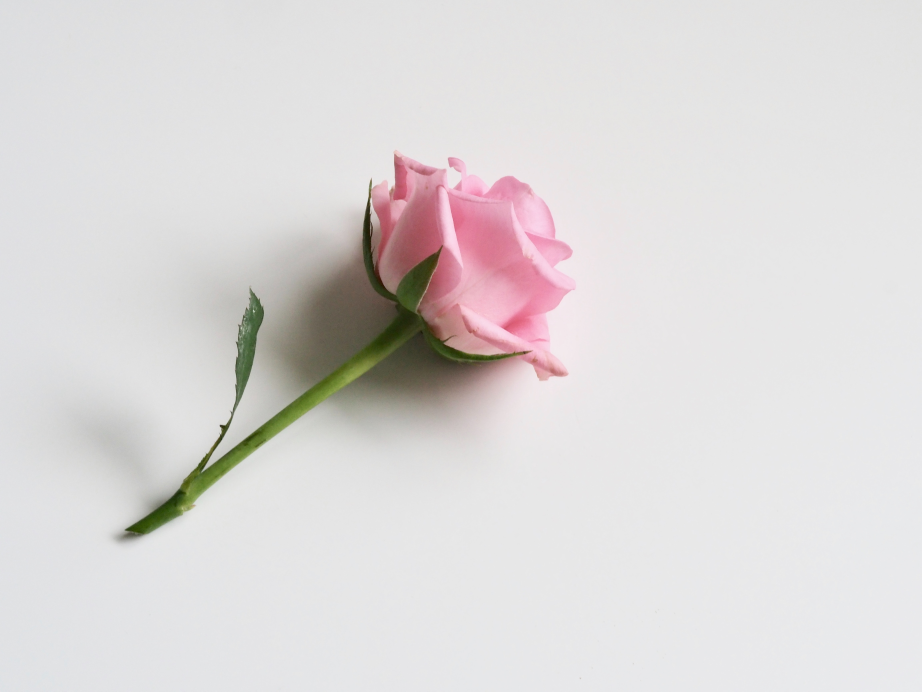
#> input picture computer_vision/images/rose.jpg, 4608 x 3456 px (shown at 1/5 size)
$ jupyter execute point_processing.ipynb
#> lines starting #> are read from the running program, lines starting #| are printed output that depends on the picture
### common/utility.py
import inspect
import matplotlib.pyplot as plt

def show_implementation(cls, section=None):
    SECTION_DELIMITER = "Section"
    found_section = False
    it = inspect.getsourcelines(cls)[0]
    print(it[0], end='')
    for line in it[1:]:
        if section is not None and section not in line and not found_section:
            continue
        found_section = True

        if SECTION_DELIMITER in line and section is not None and section not in line:
            break
        print(line, end='')

### computer_vision/module/point_process.py
import numpy as np


def normalize(img):
    return img / np.repeat(np.sum(img, axis=2)[:, :, np.newaxis], 3, axis=2)


def adjust_brightness(img, amount):
    img = img.astype(np.uint16)
    return np.clip(img + amount, 0, 255)


def adjust_contrast(img, amount):
    img = np.array(img).astype(np.float32)
    return np.clip(img * amount, 0, 255).astype(np.uint16)


def adjust_gamma(img, gamma):
    img = np.array(img).astype(np.float32)
    return np.clip(255 * (img / 255) ** gamma, 0, 255).astype(np.uint16)


def whiten(img):
    mu = np.array(img).mean()
    sigma = np.array(img).std()
    return np.clip((img-mu)/sigma * 255, 0, 255)


def hist_stretch(img):
    lo = img.min()
    hi = img.max()
    img = img.astype(np.float32)
    return np.clip((img - lo) * 255/(hi-lo), 0, 255)


def hist_eq(img):
    freqs, bins = np.histogram(img.ravel(), bins=range(
        257), range=(0, 256), density=True)

    intensity_map = {}
    pdf = 0
    for f, b in zip(freqs, bins):
        pdf += f
        intensity_map[b] = 255 * pdf

    def map_pixels(x): return round(intensity_map[x])
    map_pixels = np.vectorize(map_pixels)
    return map_pixels(img)

### computer_vision/module/utility.py
import matplotlib.pyplot as plt
import numpy as np
from matplotlib.colors import hsv_to_rgb


def show_images(*img_label_tuples, grey=True):
    if len(img_label_tuples) == 1 and type(img_label_tuples[0]) == list:
        img_label_tuples = img_label_tuples[0]

    n = len(list(img_label_tuples))
    f = plt.figure(figsize=(12.8, 9.6))

    axes = [f.add_subplot(100 + 10 * n + i) for i in range(1, n+1)]

    imgs_max = 1 if all([image.max() <= 1 for image, *
                        _ in img_label_tuples]) else 255

    for ax, (image, label, *others) in zip(axes, img_label_tuples):
        ax.title.set_text(label)
        autoscale = others[0] if len(others) > 0 else False
        vmin, vmax = (0, imgs_max) if not autoscale else (
            image.min(), image.max())
        if grey:
            ax.imshow(image, cmap='gray', vmin=vmin, vmax=vmax)
        else:
            ax.imshow(image)

        ax.xaxis.set_visible(False)
        ax.yaxis.set_visible(False)


# [24 lines left out: function show_pyramids, not called in this run]


def array_is_equal(arr1, arr2, epsilon=1e-10):
    return np.abs((arr1 - arr2)).max() < epsilon


# [8 lines left out: function make_segments, not called in this run]


def interact_func(func, image):
    def f(x):
        im = func(image, x)
        plt.imshow(im, cmap="gray")
        plt.show()

    return f

### computer_vision/point_processing.ipynb
[cell 1]
from common.utility import show_implementation
from module.utility import show_images, interact_func
import numpy as np
from PIL import Image
from ipywidgets import interact
import matplotlib.pyplot as plt
import ipywidgets as widgets

[cell 2]
rose_image = Image.open("images/rose.jpg").resize((288, 216))
rose_image_rgb = np.array(rose_image.convert("RGB"))

woman_image = Image.open("images/woman.jpg").resize((288, 216))
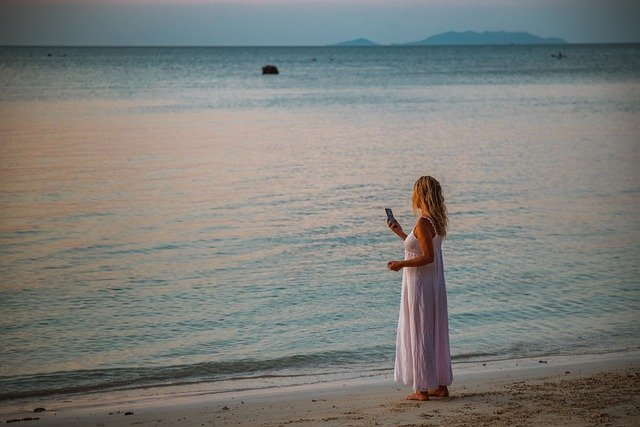
#> input picture computer_vision/images/woman.jpg, 640 x 427 px
woman_image_grey = np.array(woman_image.convert("L"))
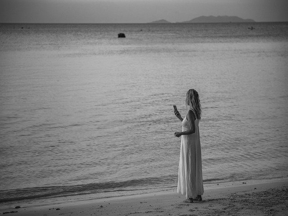
#> woman_image_grey: shape (216, 288); min 11, max 200, mean 125.7

# Point Processing

Point processing refers to the application of a certain function for each pixel in the image to obtain a new corresponding pixel in the new image.
Thus, the resultant image is the same size as the original.

## Brightness
To adjust brightness, we simply add or subtract some intensity value from each pixel.

[cell 3]
from module.point_process import adjust_brightness

show_implementation(adjust_brightness)

[cell 4]
show_images(
    (rose_image_rgb, "Original Image"),
    (adjust_brightness(rose_image_rgb, 30), "Increased Brightness"),
    (adjust_brightness(rose_image_rgb, -30), "Decreased Brightness"),
)
#> in show_images, `n = len(list(img_label_tuples))`: n = 3
#> in show_images, `axes = [f.add_subplot(100 + 10 * n + i) for i in range(1, n+1)]`: axes = 3 items
#> the loop in show_images, `for ax, (image, label, *others) in zip(axes, img_label_tuples):` made 3 passes
#> label on passes 1 to 3: 'Original Image', 'Increased Brightness', 'Decreased Brightness'

[cell 5]
f = interact_func(adjust_brightness, rose_image_rgb)
interact(f, x=widgets.IntSlider(min=-256, max=256, value=0, continuous_update=False));
#> the sliders are set to x = 0

Notice that if we adjust the brightness, some values may be clipped to 255 with increasing brightness, or to 0 with decreasing brightness.
Since there is no way of determining what the original value is after clipping occurs, some information of the image is lost.

## Contrast
To adjust contrast, we scale all the pixel values by a factor.
By scaling the pixel values with a factor > 1, the intensity difference between pixels becomes more pronounced, thus increasing contrast.

[cell 6]
from module.point_process import adjust_contrast

show_implementation(adjust_contrast)

[cell 7]
show_images(
    (rose_image_rgb, "Original Image"),
    (adjust_contrast(rose_image_rgb, 0.5), "Increased Contrast"),
    (adjust_contrast(rose_image_rgb, 1.5), "Decreased Contrast"),
)
#> call 2 of adjust_contrast, with amount = 1.5
#> in adjust_contrast (call 2), `return np.clip(img * amount, 0, 255).astype(np.uint16)`:
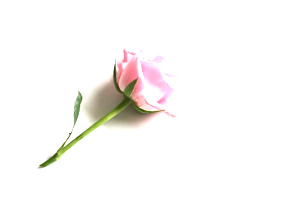
#> returned value: shape (216, 288, 3) uint16; mean of channels 0, 1, 2 250, 248.2, 246.8; drawn as R, G, B
#> the loop in show_images (call 2), `for ax, (image, label, *others) in zip(axes, img_label_tuples):` made 3 passes

[cell 8]
f = interact_func(adjust_contrast, rose_image_rgb)
interact(
    f,
    x=widgets.FloatSlider(min=0, max=5.0, step=0.1, value=1.0, continuous_update=False),
);
#> the sliders are set to x = 1.0

## Gamma Mapping
The point processing need not be linear.
For example, in gamma mapping, we set each pixel to be
$$
x'_{i,j} = 255 \times \left(\frac{x_{i,j}}{255}\right)^\gamma
$$

[cell 9]
from module.point_process import adjust_gamma

show_implementation(adjust_gamma)

[cell 10]
show_images(
    (rose_image_rgb, "Original Image"),
    (adjust_gamma(rose_image_rgb, 0.5), "Increased Gamma"),
    (adjust_gamma(rose_image_rgb, 1.5), "Decreased Gamma"),
)
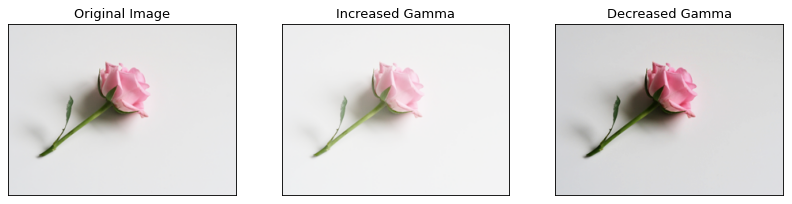
#> figure drawn by matplotlib, 3 panels

[cell 11]
f = interact_func(adjust_gamma, rose_image_rgb)
interact(
    f,
    x=widgets.FloatSlider(min=0, max=5.0, step=0.1, value=1.0, continuous_update=False),
);
#> the sliders are set to x = 1.0

## Normalization
In normalization, also known as whitening, we reduce the spread of intensity values of pixels such that it follows a normal distribution.
Thus, each pixel is adjusted as
$$
x'_{i,j} = \frac{x_{i,j} - \mu}{\sigma}
$$

(We work on greyscale image from now on for ease of explanation.
We can apply the discussion to each of the RGB channels as per previously to achieve similar effect on coloured images)

We also use a new image because the rose image has "too much white" and creates bad results when normalized.

[cell 12]
from module.point_process import whiten

show_implementation(whiten)

[cell 13]
show_images(
    (woman_image_grey, "Original Image"), (whiten(woman_image_grey), "Normalized Image")
)
#> in whiten, `mu = np.array(img).mean()`: mu = 125.7
#> in whiten, `sigma = np.array(img).std()`: sigma = 31.23
#> in whiten, `return np.clip((img-mu)/sigma * 255, 0, 255)`:
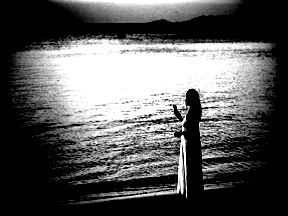
#> returned value: shape (216, 288) float64; min 0, max 255, mean 91.1

Image by <a href="https://pixabay.com/users/peggy_marco-1553824/?utm_source=link-attribution&amp;utm_medium=referral&amp;utm_campaign=image&amp;utm_content=4935894">Peggy und Marco Lachmann-Anke</a> from <a href="https://pixabay.com/?utm_source=link-attribution&amp;utm_medium=referral&amp;utm_campaign=image&amp;utm_content=4935894">Pixabay</a>

This process removes additive brightness and contrast, which allows us to standardise those parameters for images taken in different environments.

## <span id="image-histogram"/>Image Histogram
Suppose we consider the distribution of intensity across the image.
Notice that this information does not depend on the location of the pixel, <span id="histogram-spatial"/> as we can see below.
Each $y$ value tells us how many pixels have intensity $\leq x$.

[cell 14]
import matplotlib.pyplot as plt

f = plt.figure(figsize=(20, 10))
ax11 = f.add_subplot(221)
ax12 = f.add_subplot(222)
ax21 = f.add_subplot(223)
ax22 = f.add_subplot(224)

ax11.title.set_text("Original Image")
ax11.imshow(woman_image_grey, cmap="gray", vmin=0, vmax=255)
ax11.xaxis.set_visible(False)
ax11.yaxis.set_visible(False)

ax21.title.set_text("Histogram")
ax21.hist(woman_image_grey.ravel(), bins=range(256))

sorted_image = np.sort(woman_image_grey.ravel()).reshape(woman_image_grey.shape)
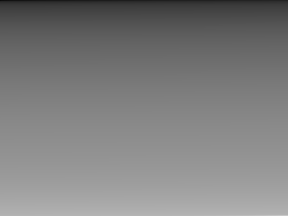
#> sorted_image: shape (216, 288); min 11, max 200, mean 125.7
ax12.title.set_text('"Sorted" Image')
ax12.imshow(sorted_image, cmap="gray", vmin=0, vmax=255)
ax12.xaxis.set_visible(False)
ax12.yaxis.set_visible(False)

ax22.title.set_text("Histogram")
ax22.hist(sorted_image.ravel(), bins=range(256))
plt.show()
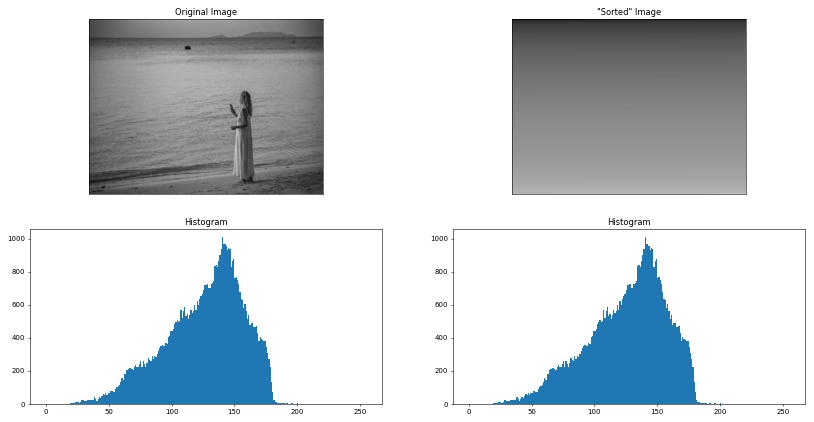
#> figure drawn by matplotlib, 4 panels; panel 3: tallest bar 1009 high, from x = 140 to 141; panel 4: tallest bar 1009 high, from x = 140 to 141

### Histogram Stretching
We can remap each pixel to a new value such that the histogram is stretched to fill the full range of 0-255.

[cell 15]
from module.point_process import hist_stretch

show_implementation(hist_stretch)

[cell 16]
import matplotlib.pyplot as plt

f = plt.figure(figsize=(20, 10))
ax11 = f.add_subplot(221)
ax12 = f.add_subplot(222)
ax21 = f.add_subplot(223)
ax22 = f.add_subplot(224)

ax11.title.set_text("Original Image")
ax11.imshow(woman_image_grey, cmap="gray", vmin=0, vmax=255)
ax11.xaxis.set_visible(False)
ax11.yaxis.set_visible(False)

ax21.title.set_text("Histogram")
ax21.hist(woman_image_grey.ravel(), bins=range(256))

stretched_image = hist_stretch(woman_image_grey)
#> in hist_stretch, `lo = img.min()`: lo = 11
#> in hist_stretch, `hi = img.max()`: hi = 200
ax12.title.set_text("Resultant Image")
ax12.imshow(stretched_image, cmap="gray", vmin=0, vmax=255)
ax12.xaxis.set_visible(False)
ax12.yaxis.set_visible(False)

ax22.title.set_text("Histogram")
ax22.hist(stretched_image.ravel(), bins=range(256))
plt.show()
#> figure, not shown here; panel 3: tallest bar 1009 high, from x = 140 to 141; panel 4: tallest bar 1009 high, from x = 174 to 175

This stretching allows the image to use the full range of intensity values possible, thus improving the contrast.

### Histogram Equalization

Suppose we were to plot the cumulative distribution of the pixel values.
The cumulative distribution is derived from the previous histogram, where each $y$ value tells us how many pixels have intensity values $\leq x$.
Notice that the distribution curve is (usually) not linear.

[cell 17]
import matplotlib.pyplot as plt

f = plt.figure(figsize=(20, 10))
ax11 = f.add_subplot(121)
ax12 = f.add_subplot(122)

ax11.title.set_text("Original Image")
ax11.imshow(woman_image_grey, cmap="gray", vmin=0, vmax=255)
ax11.xaxis.set_visible(False)
ax11.yaxis.set_visible(False)

ax12.title.set_text("Cumulative Distribution")
ax12.hist(woman_image_grey.ravel(), bins=range(256), density=True, cumulative=True)
plt.show()
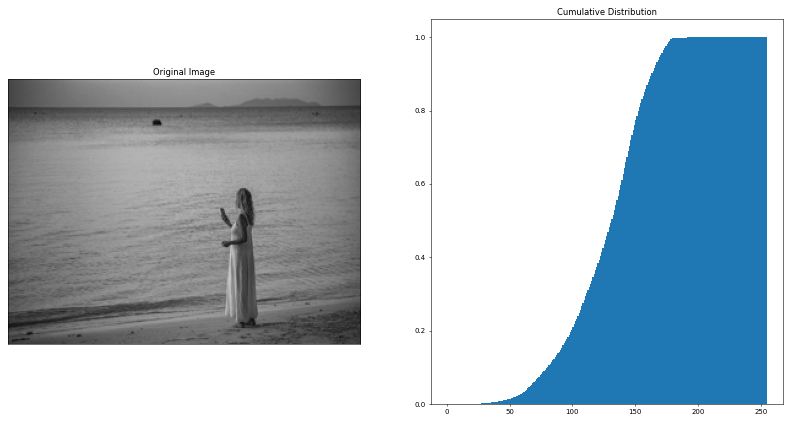
#> figure drawn by matplotlib, 2 panels

[cell 18]
from module.point_process import hist_eq

show_implementation(hist_eq)

[cell 19]
import matplotlib.pyplot as plt

f = plt.figure(figsize=(20, 10))
ax11 = f.add_subplot(221)
ax12 = f.add_subplot(222)
ax21 = f.add_subplot(223)
ax22 = f.add_subplot(224)

ax11.title.set_text("Original Image")
ax11.imshow(woman_image_grey, cmap="gray", vmin=0, vmax=255)
ax11.xaxis.set_visible(False)
ax11.yaxis.set_visible(False)

ax21.title.set_text("Cumulative Distribution")
ax21.hist(woman_image_grey.ravel(), bins=range(256), density=True, cumulative=True)

eq_image = hist_eq(woman_image_grey)
#> in hist_eq, `freqs, bins = np.histogram(img.ravel(), bins=range( 257), range=(0, 25..`: freqs = 256 values, max 0.0162 at index 140, min 0 at index 0, mean 0.00391; bins = 257 values from 0 to 256
#> the loop in hist_eq, `for f, b in zip(freqs, bins):` made 256 passes
#> (f, pdf) on passes 1 to 3: (0, 0), (0, 0), (0, 0)
#> after the loop in hist_eq, `for f, b in zip(freqs, bins):`: intensity_map = 256 items; pdf = 1
#> in hist_eq, `return map_pixels(img)`:
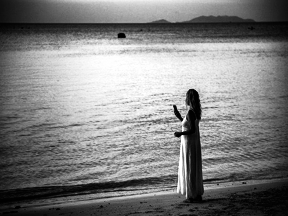
#> returned value: shape (216, 288) int64; min 0, max 255, mean 128.7
ax12.title.set_text("Equalized Image")
ax12.imshow(eq_image, cmap="gray", vmin=0, vmax=255)
ax12.xaxis.set_visible(False)
ax12.yaxis.set_visible(False)

ax22.title.set_text("Cumulative Distribution")
ax22.hist(eq_image.ravel(), bins=range(256), density=True, cumulative=True)
plt.show()
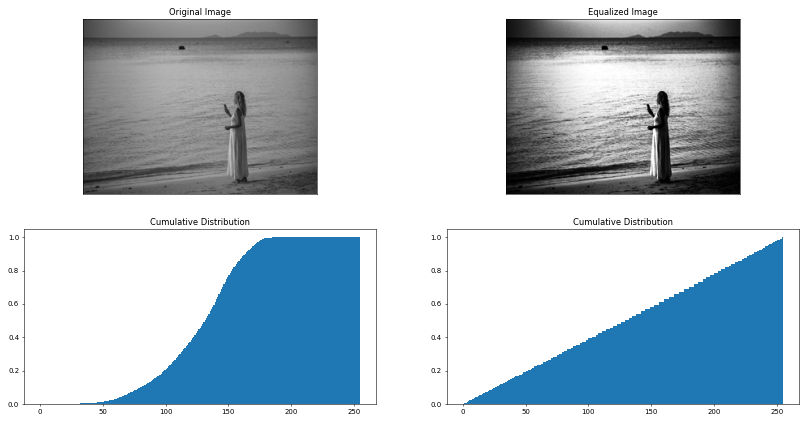
#> figure drawn by matplotlib, 4 panels; panel 4: tallest bar 1 high, from x = 254 to 255

[cell 20]
show_images(
    (woman_image_grey, "Original Image"),
    (whiten(woman_image_grey), "Whitened"),
    (hist_stretch(woman_image_grey), "Histogram Stretched"),
    (hist_eq(woman_image_grey), "Histogram Equalized"),
)
#> the loop in hist_eq (call 2), `for f, b in zip(freqs, bins):` made 256 passes
